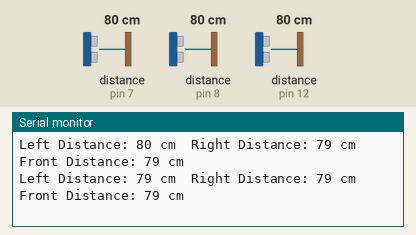
Recording of a sketch running on a simulated Arduino Uno, built with avr-gcc and run on an emulated ATmega328P. Shown: the last lines printed to the serial monitor. Wiring (inferred from the names in the program): 3 × ultrasonic range finder: trigger pin 2, echo pin 7 / trigger pin 9, echo pin 8 / trigger pin 10, echo pin 12. The test bench sets the inputs (shaded band); at power-on: distance to the obstacle (sensors on pin 7, pin 8, pin 12) 80 cm. The echo pulse lasts 58.3 µs per cm.

Above: at 1.8 s.
1.9 s: distance to the obstacle (sensor on pin 7) set to 2 cm
At 2.9 s:
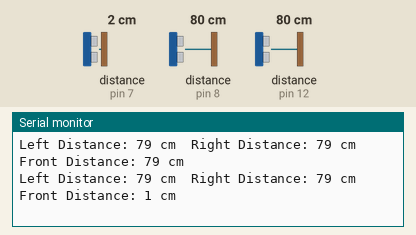
3.4 s: distance to the obstacle (sensor on pin 8) set to 2 cm
At 4.7 s:
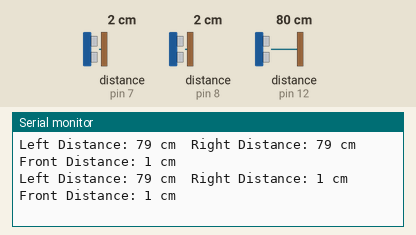
4.9 s: distance to the obstacle (sensor on pin 12) set to 2 cm
At 5.9 s:
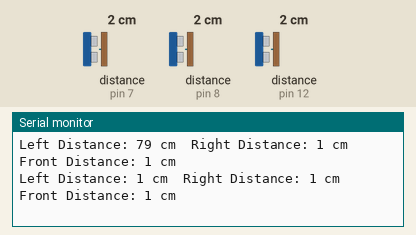
6.4 s: distance to the obstacle (sensor on pin 7) set to 4 cm
At 7.7 s:
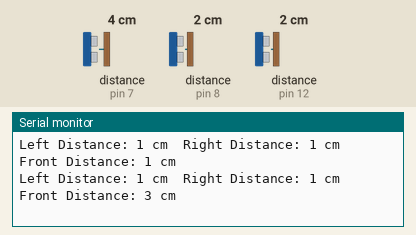
7.9 s: distance to the obstacle (sensor on pin 8) set to 4 cm
At 8.6 s:
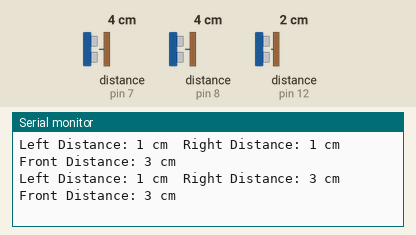
9.4 s: distance to the obstacle (sensor on pin 12) set to 4 cm
At 10.9 s:
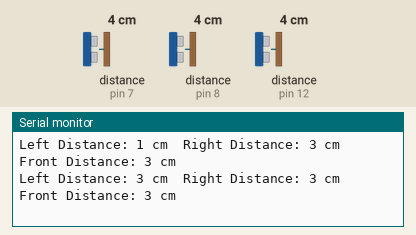
Timing chart, 0 to 11.9 s (numbered marks = the images above; inputs shaded):
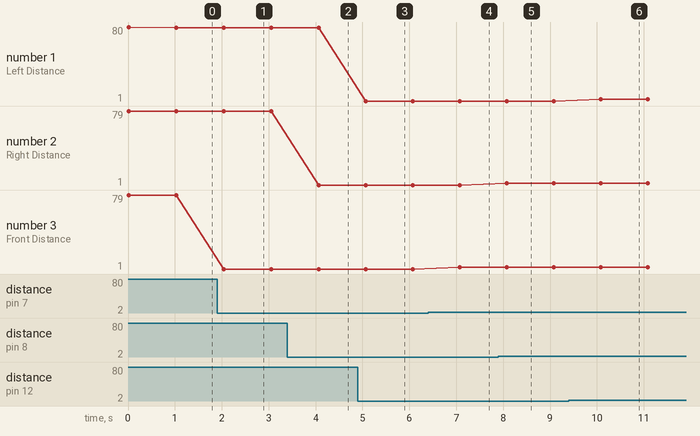

Measured:
- after the input at 1.9 s, the serial monitor: prints a new line after 0.14 s (image 1)
- after the input at 3.4 s, the serial monitor: prints a new line after 0.66 s (image 2)
- after the input at 4.9 s, the serial monitor: prints a new line after 0.17 s (image 3)
- after the input at 6.4 s, the serial monitor: prints a new line after 0.67 s (image 4)
- after the input at 7.9 s, the serial monitor: prints a new line after 0.17 s (image 5)
- after the input at 9.4 s, the serial monitor: prints a new line after 0.68 s (image 6)
- plotted number 3: 79 → 1 after the input at 1.9 s, 1 → 3 after the input at 6.4 s

The sketch:

3ultrasonic.ino
```cpp
//The device works on principle of vector addition and vector space
#define Rm1 4 //right motor
#define Rm3 5 //right motor
#define Lm2 6 //left motor
#define Lm4 3 //left motor
#define ena 11
#define trigl 10 // Left side ultrasound sensor trigpin
#define echol 12 // Left side ultrasound sensor echopin
#define trigr 9  // Right side ultrasound sensor trigpin
#define echor 8  // Right side ultrasound sensor echopin
#define trigf 2  // Front side ultrasound sensor trigpin
#define echof 7  // Front side ultrasound sensor echopin

void setup() {
  Serial.begin(9600);
  pinMode(trigl, OUTPUT);
  pinMode(echol, INPUT);
  pinMode(trigr, OUTPUT);
  pinMode(echor, INPUT);
  pinMode(trigf, OUTPUT);
  pinMode(echof, INPUT);
}

void loop() {
  // Left sensor
  long durationl, distancel;
  digitalWrite(trigl, LOW);
  delayMicroseconds(2);
  digitalWrite(trigl, HIGH);
  delayMicroseconds(10);
  digitalWrite(trigl, LOW);
  durationl = pulseIn(echol, HIGH);
  distancel = (durationl / 2) / 29.1; // Convert to centimeters

  // Right sensor
  long durationr, distancer;
  digitalWrite(trigr, LOW);
  delayMicroseconds(2);
  digitalWrite(trigr, HIGH);
  delayMicroseconds(10);
  digitalWrite(trigr, LOW);
  durationr = pulseIn(echor, HIGH);
  distancer = (durationr / 2) / 29.1; // Convert to centimeters

  // Front sensor
  long durationf, distancef;
  digitalWrite(trigf, LOW);
  delayMicroseconds(2);
  digitalWrite(trigf, HIGH);
  delayMicroseconds(10);
  digitalWrite(trigf, LOW);
  durationf = pulseIn(echof, HIGH);
  distancef = (durationf / 2) / 29.1; // Convert to centimeters

  Serial.print("Left Distance: ");
  Serial.print(distancel);
  Serial.print(" cm\t");

  Serial.print("Right Distance: ");
  Serial.print(distancer);
  Serial.print(" cm\t");

  Serial.print("Front Distance: ");
  Serial.print(distancef);
  Serial.println(" cm");

  delay(1000); // Delay for one second before the next reading

    //analogWrite(Rm1,235);
    //analogWrite(Rm3,0);
    //analogWrite(Lm2,245);
    //analogWrite(Lm4,0);

}
```
